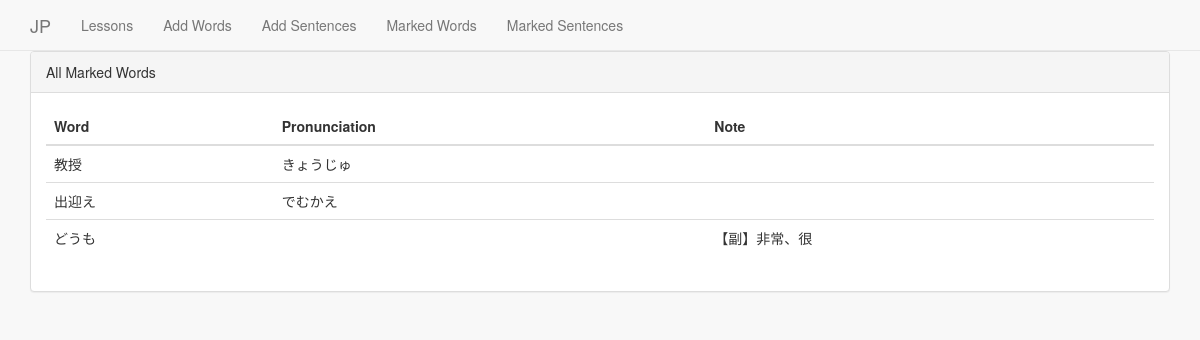
Page /words_allmarked/ on the earlier database version.
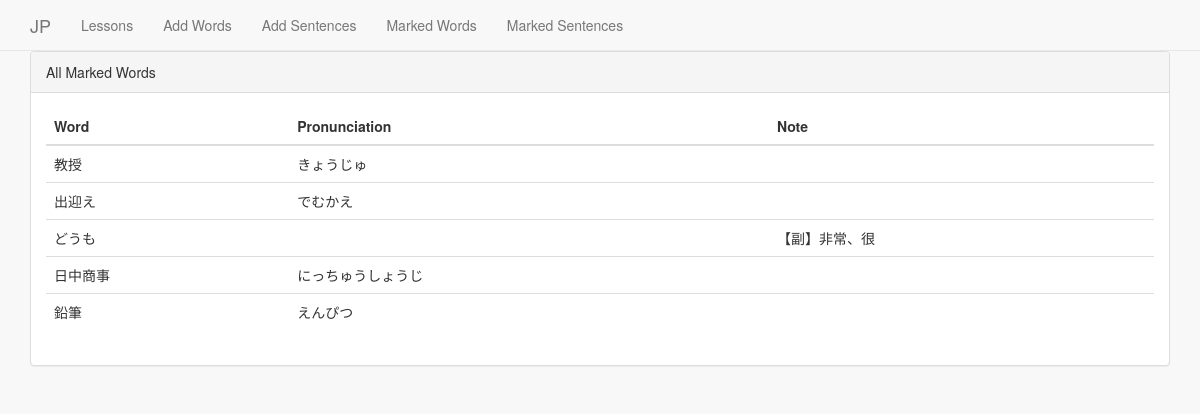
Same page on the later database version.
### notebook/models.py (models this page shows)
class Word(models.Model):
    lesson = models.ForeignKey(Lesson, on_delete=models.CASCADE)
    word = models.CharField(max_length=1000)
    pronunciation = models.CharField(max_length=1000)
    note = models.CharField(max_length=1000)
    marked = models.BooleanField(default=False)
    highlighted = models.BooleanField(default=False)
    mastered = models.BooleanField(default=False)

### notebook/views.py (the view)
# urls.py: url(r'^words_allmarked/', views.words_allmarked, name="words_allmarked"),
def words_allmarked(request):
    words = Word.objects.filter(marked=True)
    return render(request, "notebook/words_allmarked.html", locals())

### notebook/templates/notebook/words_allmarked.html (shortened to what this page needs)
{% extends "notebook/layout.html" %}
{% block content %}
    <div class="container">
        <div class="panel panel-default">
            <div class="panel-heading">All Marked Words</div>
            <div class="panel-body">
                <table class="table table-hover">
                    <thead>
                        <tr>
                            <th>Word</th>
                            <th>Pronunciation</th>
                            <th>Note</th>
                        </tr>
                    </thead>
                    <tbody>
                        {% for word in words %}
                        <tr>
                            <td>{{word.word}}</td>
                            <td>{{word.pronunciation}}</td>
                            <td>{{word.note}}</td>
                        </tr>
                        {% endfor %}
                    </tbody>
                </table>
            </div>
        </div>
    </div>
{% endblock %}

Differences in the rows shown:
now on this page (row edited): Word: word "日中商事", pronunciation "にっちゅうしょうじ"
added Word: word "鉛筆", pronunciation "えんぴつ"
